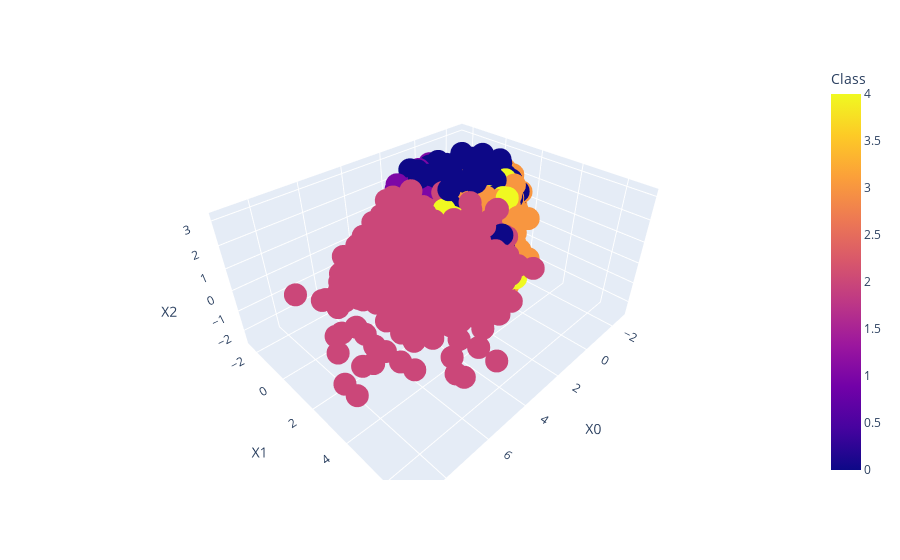

Notebook code cell kept with this figure:
### Code cell
import plotly.express as px
fig = px.scatter_3d(pca_data, x='X0', y='X1', z='X2',
              color='Class')
fig.show()

### Figure 1 — Plotly figure (JSON) as saved in the notebook; plotly's stock layout.template omitted (floating-point values rounded to 4 significant figures; data arrays with more than 128 entries replaced by an {"elided": "..."} marker saying what was removed)
{"data": [{"hoverlabel": {"namelength": 0}, "hovertemplate": "X0=%{x}<br>X1=%{y}<br>X2=%{z}<br>Class=%{marker.color}", "legendgroup": "", "marker": {"color": {"elided": "9134 int values"}, "coloraxis": "coloraxis", "symbol": "circle"}, "mode": "markers", "name": "", "scene": "scene", "showlegend": false, "type": "scatter3d", "x": {"elided": "9134 float values"}, "y": {"elided": "9134 float values"}, "z": {"elided": "9134 float values"}}], "layout": {"coloraxis": {"colorbar": {"title": {"text": "Class"}}, "colorscale": [[0, "#0d0887"], [0.1111, "#46039f"], [0.2222, "#7201a8"], [0.3333, "#9c179e"], [0.4444, "#bd3786"], [0.5556, "#d8576b"], [0.6667, "#ed7953"], [0.7778, "#fb9f3a"], [0.8889, "#fdca26"], [1, "#f0f921"]]}, "legend": {"tracegroupgap": 0}, "margin": {"t": 60}, "scene": {"domain": {"x": [0, 1], "y": [0, 1]}, "xaxis": {"title": {"text": "X0"}}, "yaxis": {"title": {"text": "X1"}}, "zaxis": {"title": {"text": "X2"}}}}}
